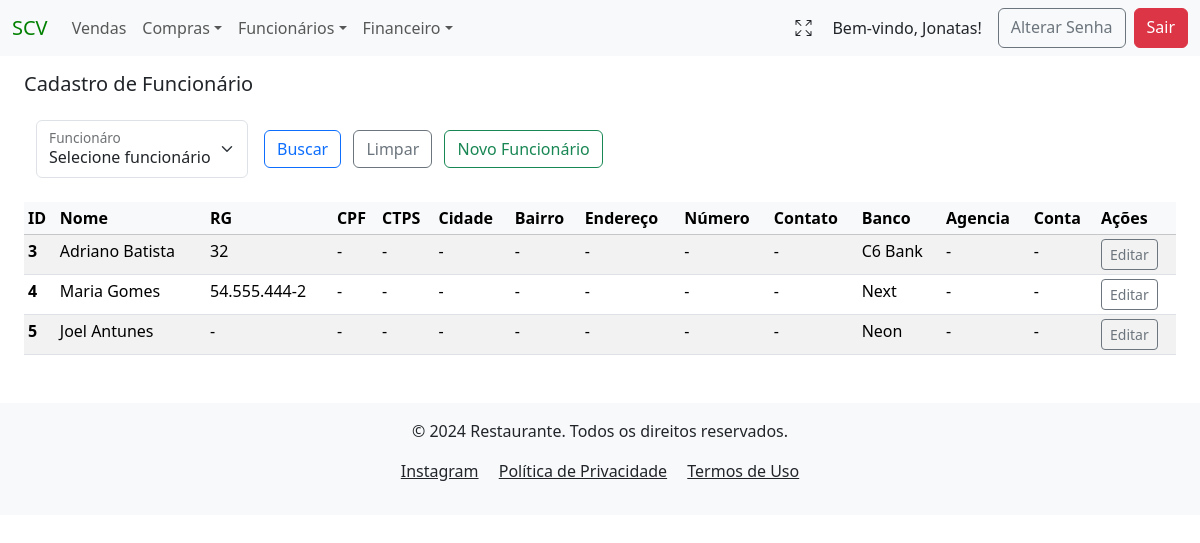
/funcionario/?tenant=modelo_1 (signed in), run on an earlier commit of the app's database.
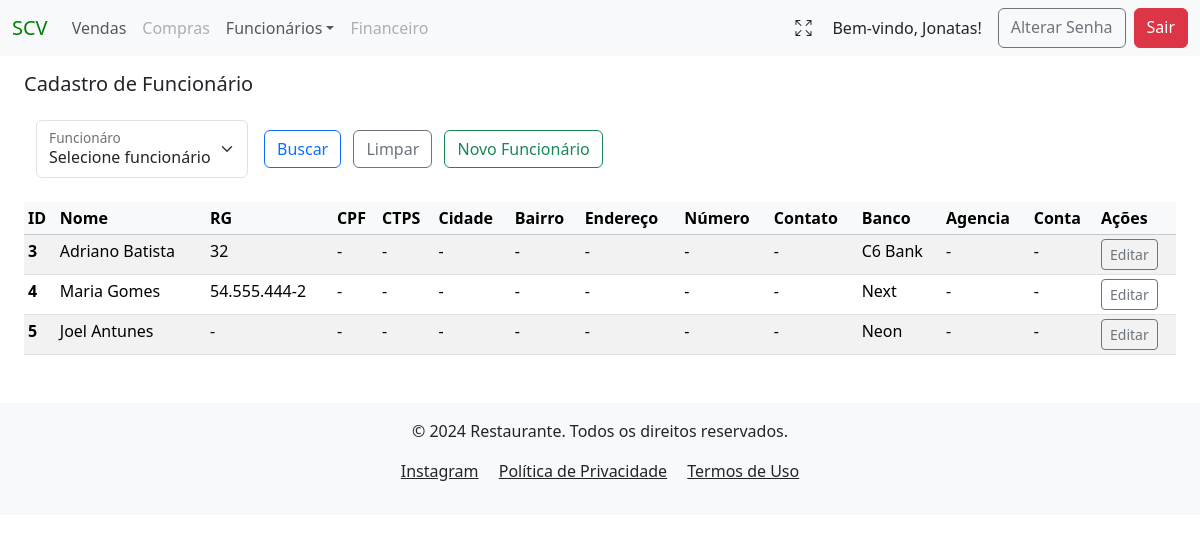
And on a later commit of the database.
### funcionarios/views.py (the view)
# urls.py: path('funcionario/', CadastroListView.as_view(), name="funcionarios_list"),
class CadastroListView(LoginRequiredMixin, PermissionRequiredMixin, TenantQuerysetMixin, HandleNoPermissionMixin, ListView):
    model = Cadastro
    template_name = 'funcionarios/funcionarios_list.html'  # Garante que o template correto será usado
    context_object_name = 'funcionarios_list'
    permission_required = 'funcionarios.view_cadastro'  # Permissão para visualizar objetos'
    def get_queryset(self):
        queryset = Cadastro.objects.filter(tenant=self.request.user.tenant)
        nome_funcionario_cadastro = self.request.GET.get('nome_funcionario')
        if nome_funcionario_cadastro:
            queryset = queryset.filter(id=nome_funcionario_cadastro)
        return queryset
    def get_context_data(self, **kwargs):
        context = super().get_context_data(**kwargs)
        tenant = getattr(self.request.user, 'tenant', None)
        if tenant:
            tenant = str(tenant).lower().replace(' ', '_')
        context['tenant'] = tenant
        context['cadastros_funcionarios'] = self.get_queryset()
        return context

### project/context_processors.py (called while the page is built)
def tenant_context(request):
    return {
        'tenant': request.GET.get('tenant', None),
    }

### users/models.py (called while the page is built)
    def __str__(self):
        return self.name

### funcionarios/templates/funcionarios/funcionarios_list.html (shortened to what this page needs)
{% extends 'global/base.html' %}
{% block content %}
<h5 class="mb-4 mt-3">Cadastro de Funcionário</h5>
<div class="container-fluid mb-3">
    <form action="" method="GET" class="d-flex align-items-center">
        <div class="form-floating mb-2 me-2">
            <select class="form-select" id="floatingSelect" name="nome_funcionario" aria-label="Floating label select example">
                <option value="">Selecione funcionário</option>
            </select>
            <label for="floatingSelect">Funcionáro</label>
        </div>
        <div class="mb-2 ms-2">
            <button type="submit" class="btn btn-outline-primary me-2" name="buscar_funcionario_cadastro">Buscar</button>
            <a href="{% url 'funcionarios_list' %}?tenant={{ tenant }}" class="btn btn-outline-secondary me-2">Limpar</a>
            <a href="{% url 'create_funcionarios' %}?tenant={{ tenant }}" class="btn btn-outline-success me-2">Novo Funcionário</a>
        </div>
    </form>
</div>
{% if funcionarios_list %}
    <table class="table table-sm table-striped table-hover mt-3">
        <thead class="table-light">
        <tr>
            <th scope="col">ID</th>
            <th scope="col">Nome</th>
            <th scope="col">RG</th>
            <th scope="col">CPF</th>
            <th scope="col">CTPS</th>
            <th scope="col">Cidade</th>
            <th scope="col">Bairro</th>
            <th scope="col">Endereço</th>
            <th scope="col">Número</th>
            <th scope="col">Contato</th>
            <th scope="col">Banco</th>
            <th scope="col">Agencia</th>
            <th scope="col">Conta</th>
            <th scope="col">Ações</th>
        </tr>
        </thead>
        <tbody>
            {% for funcionario in funcionarios_list %}
                <tr>
                    <th scope="row" >{{ funcionario.pk }}</th>
                    <td>{{ funcionario.nome_funcionario }}</td>
                    <td>{{ funcionario.rg| default:"-" }}</td>
                    <td>{{ funcionario.cpf| default:"-" }}</td>
                    <td>{{ funcionario.carteira_trabalho| default:"-" }}</td>
                    <td>{{ funcionario.cidade| default:"-" }}</td>
                    <td>{{ funcionario.bairro| default:"-" }}</td>
                    <td>{{ funcionario.endereco| default:"-" }}</td>
                    <td>{{ funcionario.numero| default:"-" }}</td>
                    <td>{{ funcionario.telefone| default:"-" }}</td>
                    <td>{{ funcionario.banco| default:"-" }}</td>
                    <td>{{ funcionario.agencia| default:"-" }}</td>
                    <td>{{ funcionario.conta| default:"-" }}</td>
                    <td>
                        <a href="{% url 'update_funcionarios' pk=funcionario.pk %}?tenant={{ tenant }}" class="btn btn-outline-secondary btn-sm" >Editar</a>
                    </td>
                </tr>
            {% endfor %}
        </tbody>
    </table>
{% else %}
    <p>Não há registros</p>
{% endif %}
{% endblock content %}

### project/templates/global/base.html (shortened to what this page needs)
<!DOCTYPE html>
<html lang="pt-br">
  <head>
    <link href="https://cdn.jsdelivr.net/npm/bootstrap@5.3.3/dist/css/bootstrap.min.css" rel="stylesheet">
  </head>
  <body>
    <nav class="navbar navbar-expand-lg bg-body-tertiary">
      <div class="container-fluid">
        <a class="navbar-brand" href="{% url 'menu' %}?tenant={{ tenant }}" style="color: green">SCV</a>
        <div class="collapse navbar-collapse" id="navbarSupportedContent">
          <ul class="navbar-nav me-auto mb-2 mb-lg-0">
            <li class="nav-item">
              {% if perms.vendas.view_vendas %}
                <a class="nav-link" href="{% url 'venda_list' %}?tenant={{ tenant }}">Vendas</a>
              {% else %}
                <a class="nav-link disabled" href="#" aria-disabled="true">Vendas</a>
              {% endif %}
            <li class="nav-item dropdown">
              {% if perms.compras.view_compras %}
                <a class="nav-link dropdown-toggle" href="#" role="button" data-bs-toggle="dropdown" aria-expanded="false">Compras</a>
              {% else %}
                <a class="nav-link disabled" href="#" aria-disabled="true">Compras</a>
              {% endif %}
            </li>
            <li class="nav-item dropdown">
              {% if perms.funcionarios.view_pagamento %}
                <a class="nav-link dropdown-toggle" href="#" role="button" data-bs-toggle="dropdown" aria-expanded="false">Funcionários</a>
              {% else %}
                <a class="nav-link disabled" href="#" aria-disabled="true">Funcionários</a>
              {% endif %}
            </li>
            <li class="nav-item dropdown">
              {% if perms.financeiro.view_financeiro %}
                <a class="nav-link dropdown-toggle" href="#" role="button" data-bs-toggle="dropdown" aria-expanded="false">Financeiro</a>
              {% else %}
                <a class="nav-link disabled" href="#" aria-disabled="true">Financeiro</a>
              {% endif %}
            </li>
          </ul>
          <div class="d-flex ms-auto">
            <button id="fullscreen-btn" class="btn btn me-2" type="button" title="Tela Cheia" style="box-shadow:none;">
              <span id="fullscreen-icon" class="bi bi-arrows-fullscreen"></span>
            </button>
            {% if user.is_authenticated %}
              <span class="navbar-text text-dark me-3">
                Bem-vindo, {{ user.first_name }}!
              </span>
              <a href="{% url 'password_change' %}?tenant={{ tenant }}" class="btn btn-outline-secondary me-2">Alterar Senha</a>
              <a href="{% url 'logout' %}?tenant={{ tenant }}" class="btn btn-danger">Sair</a>
            {% else %}
              <a href="{% url 'login' %}?tenant={{ tenant }}" class="btn btn-outline-light">Login</a>
            {% endif %}
          </div>
        </div>
      </div>
    </nav>
    <main class="container-fluid px-4">
        {% block content %}{% endblock content %}
    </main>
      <footer class="bg-body-tertiary text-dark py-3 mt-5">
        <div class="container text-center">
            <p>&copy; 2024 Restaurante. Todos os direitos reservados.</p>
            <p>
                <a href="https://www.instagram.com/sushicasaverde/"
                    class="text-dark me-3"
                    target="_blank"
                    rel="noopener noreferrer"
                    >Instagram</a>
                <a href="#" class="text-dark me-3">Política de Privacidade</a>
                <a href="#" class="text-dark">Termos de Uso</a>
            </p>
        </div>
      </footer>
<link rel="stylesheet" href="https://cdn.jsdelivr.net/npm/bootstrap-icons@1.11.3/font/bootstrap-icons.css">
  </body>
</html>

What changed in the data, as far as the page shows it:
changed User "Jonatas": is_superuser True → False (drawn)
